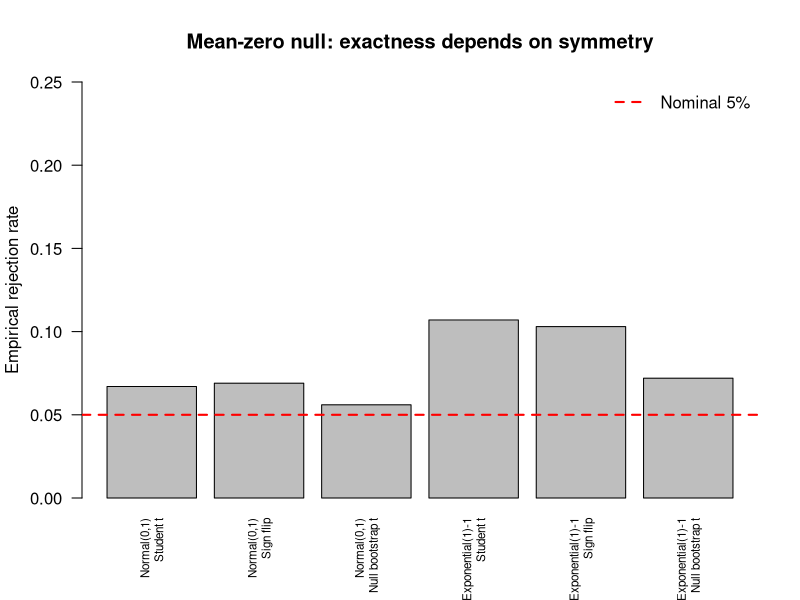

Recreate this plot in R.
###############################################################################
# ONE-SAMPLE TESTS: what breaks when an assumption is violated?
#
# Annotated, base-R classroom simulation. Each experiment starts with a true
# null, then changes one assumption used to calibrate the test. The output is
# an empirical rejection rate across repeated samples. A correctly calibrated
# level-.05 test should reject about 5% of the time (allowing for simulation
# error).
###############################################################################

set.seed(20261007)
alpha <- 0.05

###############################################################################
# Utilities
###############################################################################

# Approximate Monte Carlo standard error of an observed rejection rate.
summarize_rate <- function(rate, R) {
  data.frame(rate = rate,
             MCSE = sqrt(rate * (1 - rate) / R),
             nominal = alpha,
             simulations = R)
}

# Two-sided equal-tail Monte Carlo p-value for a null distribution centered at
# zero. The +1 correction prevents a reported p-value of exactly zero.
two_sided_mc_p <- function(observed, null_statistics) {
  (1 + sum(abs(null_statistics) >= abs(observed))) /
    (length(null_statistics) + 1)
}

###############################################################################
# DEMO 1: one-sample mean tests
###############################################################################
# Scientific null in every row below: H0: E[X] = 0.
#
# Compare:
#   1. Student t test: exact for Normal data; asymptotic under iid sampling
#      with finite variance, but not exact at small n under skewness.
#   2. Sign-flip test for the mean: exact if the null distribution is symmetric
#      about zero. Mean zero alone is NOT enough.
#   3. Null-centered bootstrap t test: approximate; resamples centered data so
#      the bootstrap null has mean zero.
#
# The two populations have the same mean and variance:
#   Normal(0,1), and Exponential(1)-1.
# The second has mean 0 but is strongly right-skewed.

n_mean <- 12
R_mean <- 1000
B_boot <- 399

# All 2^n sign vectors. Enumeration makes the sign-flip p-value exact under
# symmetry (conditional on the observed magnitudes) for this small n.
all_signs <- as.matrix(expand.grid(rep(list(c(-1, 1)), n_mean)))

signflip_p_exact <- function(x) {
  t_obs <- abs(mean(x))
  t_null <- drop(all_signs %*% abs(x)) / length(x)
  mean(abs(t_null) >= t_obs - 1e-12)
}

bootstrap_mean_p <- function(x, B = B_boot) {
  n <- length(x)
  # Impose H0 by centering the empirical distribution at zero.
  x0 <- x - mean(x)
  t_obs <- mean(x) / (sd(x) / sqrt(n))
  
  t_star <- replicate(B, {
    xb <- sample(x0, size = n, replace = TRUE)
    mean(xb) / (sd(xb) / sqrt(n))
  })
  two_sided_mc_p(t_obs, t_star)
}

run_mean_simulation <- function(generator, R = R_mean) {
  rejected <- matrix(FALSE, nrow = R, ncol = 3,
                     dimnames = list(NULL,
                                     c("Student t", "Sign flip", "Null bootstrap t")))
  for (r in seq_len(R)) {
    x <- generator(n_mean)
    rejected[r, "Student t"] <-
      t.test(x, mu = 0)$p.value <= alpha
    rejected[r, "Sign flip"] <-
      signflip_p_exact(x) <= alpha
    rejected[r, "Null bootstrap t"] <-
      bootstrap_mean_p(x) <= alpha
  }
  colMeans(rejected)
}

normal_mean <- function(n) rnorm(n, mean = 0, sd = 1)
skewed_mean_zero <- function(n) rexp(n, rate = 1) - 1

rates_normal <- run_mean_simulation(normal_mean)
rates_skewed <- run_mean_simulation(skewed_mean_zero)

mean_results <- rbind(
  data.frame(scenario = "Normal(0,1)",
             method = names(rates_normal),
             rejection_rate = unname(rates_normal)),
  data.frame(scenario = "Exponential(1)-1",
             method = names(rates_skewed),
             rejection_rate = unname(rates_skewed))
)
mean_results$MCSE <- sqrt(mean_results$rejection_rate *
                            (1 - mean_results$rejection_rate) / R_mean)

cat("\nDEMO 1: H0 is mean = 0; sample size n =", n_mean, "\n")
print(mean_results, row.names = FALSE, digits = 3)

# Unambiguous interpretation:
#   Under Normal(0,1), both t and sign-flip tests should be near .05.
#   Under Exponential(1)-1, the mean is still zero, but symmetry is false.
#   The sign-flip test is no longer calibrated for the mean-zero null.
#   The t test is no longer an exact t test, though it can improve as n grows.
#   The bootstrap is also approximate; it is not guaranteed to repair a small-n
#   or poorly represented tail problem.

###############################################################################
# DEMO 2: the t test's CLT approximation under skewness as n grows
###############################################################################
# Same mean-zero skewed population as above. This isolates sample size: the
# t reference distribution is not exact here, but the studentized CLT predicts
# improving calibration as n increases (finite variance is present).

R_size <- 2000
n_grid <- c(8, 20, 50, 200)
t_rates <- numeric(length(n_grid))

for (j in seq_along(n_grid)) {
  n <- n_grid[j]
  reject <- replicate(R_size, {
    x <- skewed_mean_zero(n)
    t.test(x, mu = 0)$p.value <= alpha
  })
  t_rates[j] <- mean(reject)
}

t_size_results <- data.frame(
  n = n_grid,
  rejection_rate = t_rates,
  MCSE = sqrt(t_rates * (1 - t_rates) / R_size),
  nominal = alpha
)
cat("\nDEMO 2: Student t test under skewness, true mean = 0\n")
print(t_size_results, row.names = FALSE, digits = 3)

###############################################################################
# DEMO 3: exact chi-square test for a variance
###############################################################################
# Null in both cases: H0: Var(X) = 1.
# The chi-square reference law is exact for normal samples. It does NOT follow
# merely from having a variance of one. Compare Normal(0,1) with t(5) scaled
# to variance one. The latter has heavy tails and a much larger fourth moment.

chisq_variance_p <- function(x, sigma0_sq = 1) {
  n <- length(x)
  q <- (n - 1) * var(x) / sigma0_sq
  lower <- pchisq(q, df = n - 1)
  upper <- pchisq(q, df = n - 1, lower.tail = FALSE)
  min(1, 2 * min(lower, upper))  # equal-tail two-sided p-value
}

# Null-centered residual bootstrap for the variance. Rescaling makes the
# empirical null distribution have sample variance sigma0_sq. This is an
# approximate bootstrap test, not an exact distribution-free variance test.
bootstrap_variance_p <- function(x, sigma0_sq = 1, B = B_boot) {
  n <- length(x)
  residuals <- x - mean(x)
  z0 <- sqrt(sigma0_sq) * residuals / sd(x)
  observed <- var(x) - sigma0_sq
  null_statistics <- replicate(B, {
    xb <- sample(z0, size = n, replace = TRUE)
    var(xb) - sigma0_sq
  })
  
  p_lower <- (1 + sum(null_statistics <= observed)) / (B + 1)
  p_upper <- (1 + sum(null_statistics >= observed)) / (B + 1)
  min(1, 2 * min(p_lower, p_upper))
}

n_var <- 20
R_var <- 600
run_variance_simulation <- function(generator) {
  reject_chisq <- reject_boot <- logical(R_var)
  for (r in seq_len(R_var)) {
    x <- generator(n_var)
    reject_chisq[r] <- chisq_variance_p(x) <= alpha
    reject_boot[r] <- bootstrap_variance_p(x) <= alpha
  }
  c("Chi-square exact-normal" = mean(reject_chisq),
    "Null variance bootstrap" = mean(reject_boot))
}

normal_var_rates <- run_variance_simulation(
  function(n) rnorm(n, mean = 0, sd = 1)
)
heavy_tail_var_rates <- run_variance_simulation(
  function(n) rt(n, df = 5) * sqrt(3 / 5)
)

variance_results <- rbind(
  data.frame(scenario = "Normal(0,1)", method = names(normal_var_rates),
             rejection_rate = unname(normal_var_rates)),
  data.frame(scenario = "Scaled t(5), variance 1",
             method = names(heavy_tail_var_rates),
             rejection_rate = unname(heavy_tail_var_rates))
)
variance_results$MCSE <- sqrt(variance_results$rejection_rate *
                                (1 - variance_results$rejection_rate) / R_var)
cat("\nDEMO 3: H0 is variance = 1; sample size n =", n_var, "\n")
print(variance_results, row.names = FALSE, digits = 3)

# Discuss:
#   * Chi-square is exact in the normal row.
#   * Under scaled t(5), the variance null is still true but normality fails.
#   * The bootstrap preserves an estimated residual shape and is approximate;
#     its performance with n=20 is an empirical question, not a guarantee.

###############################################################################
# DEMO 4: exact binomial test versus normal score approximation
###############################################################################
# Null: response probability p = .05, with only n = 20 patients. The null
# expected number of responses is one, so a normal approximation is doubtful.
# The exact binomial test is valid but discrete and can be conservative.

score_proportion_p <- function(k, n, p0) {
  z <- (k / n - p0) / sqrt(p0 * (1 - p0) / n)
  2 * pnorm(-abs(z))
}

n_prop <- 20
p0 <- 0.05
R_prop <- 5000
reject_exact <- reject_score <- logical(R_prop)

for (r in seq_len(R_prop)) {
  k <- rbinom(1, size = n_prop, prob = p0)
  reject_exact[r] <- binom.test(k, n_prop, p = p0)$p.value <= alpha
  reject_score[r] <- score_proportion_p(k, n_prop, p0) <= alpha
}

prop_results <- data.frame(
  method = c("Exact binomial", "Normal score approximation"),
  rejection_rate = c(mean(reject_exact), mean(reject_score)),
  MCSE = c(sqrt(mean(reject_exact) * (1 - mean(reject_exact)) / R_prop),
           sqrt(mean(reject_score) * (1 - mean(reject_score)) / R_prop)),
  nominal = alpha
)
cat("\nDEMO 4: H0 is p = .05; n = 20; expected responses = 1\n")
print(prop_results, row.names = FALSE, digits = 3)

# Discuss:
#   A conservative exact test and a poorly calibrated approximation are not
#   the same issue. Discreteness may reduce the exact test's size; a normal
#   approximation can misstate tail probabilities when expected counts are
#   tiny. Also compare the score statistic with the Wald statistic that plugs
#   in p-hat; the latter can behave especially badly near zero or one.

###############################################################################
# Optional class display: empirical rejection rates against the nominal level
###############################################################################
# Run after discussing each table. This plot summarizes calibration only; it
# does not show power, effect size, or whether two tests target the same null.

barplot(mean_results$rejection_rate,
        names.arg = paste(mean_results$scenario, mean_results$method,
                          sep = "\n"),
        las = 2, cex.names = 0.7,
        ylab = "Empirical rejection rate",
        main = "Mean-zero null: exactness depends on symmetry",
        ylim = c(0, max(0.25, mean_results$rejection_rate)))
abline(h = alpha, col = "red", lwd = 2, lty = 2)
legend("topright", legend = "Nominal 5%", col = "red", lwd = 2, lty = 2,
       bty = "n")

###############################################################################
# End-of-demo questions
# 1. Which null is being tested in each row?
# 2. Which assumption generated the reference distribution?
# 3. Is a rejection-rate departure a calibration failure, conservatism, or a
#    test of a different estimand?
# 4. Which procedures become more accurate as n grows, and why?
###############################################################################
